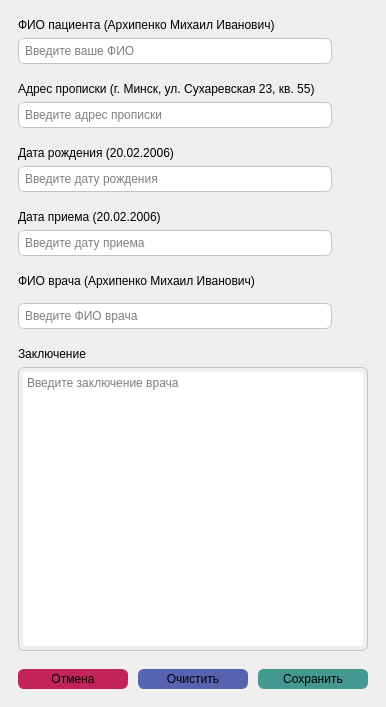
<?xml version="1.0" encoding="UTF-8"?>
<ui version="4.0">
 <class>window_of_adding_data</class>
 <widget class="QDialog" name="window_of_adding_data">
  <property name="geometry">
   <rect>
    <x>0</x>
    <y>0</y>
    <width>386</width>
    <height>707</height>
   </rect>
  </property>
  <property name="minimumSize">
   <size>
    <width>386</width>
    <height>707</height>
   </size>
  </property>
  <property name="maximumSize">
   <size>
    <width>610</width>
    <height>707</height>
   </size>
  </property>
  <property name="windowTitle">
   <string>Форма добавления</string>
  </property>
  <layout class="QVBoxLayout" name="verticalLayout">
   <property name="spacing">
    <number>0</number>
   </property>
   <property name="leftMargin">
    <number>0</number>
   </property>
   <property name="topMargin">
    <number>0</number>
   </property>
   <property name="rightMargin">
    <number>0</number>
   </property>
   <property name="bottomMargin">
    <number>0</number>
   </property>
   <item>
    <widget class="QFrame" name="frame">
     <property name="styleSheet">
      <string notr="true">border:None</string>
     </property>
     <property name="frameShape">
      <enum>QFrame::Shape::StyledPanel</enum>
     </property>
     <property name="frameShadow">
      <enum>QFrame::Shadow::Raised</enum>
     </property>
     <layout class="QVBoxLayout" name="verticalLayout_2">
      <item>
       <widget class="QFrame" name="frame_2">
        <property name="styleSheet">
         <string notr="true">border:None;</string>
        </property>
        <property name="frameShape">
         <enum>QFrame::Shape::StyledPanel</enum>
        </property>
        <property name="frameShadow">
         <enum>QFrame::Shadow::Raised</enum>
        </property>
        <layout class="QVBoxLayout" name="verticalLayout_3">
         <property name="spacing">
          <number>0</number>
         </property>
         <property name="leftMargin">
          <number>0</number>
         </property>
         <property name="topMargin">
          <number>0</number>
         </property>
         <property name="rightMargin">
          <number>0</number>
         </property>
         <property name="bottomMargin">
          <number>0</number>
         </property>
         <item>
          <widget class="QFrame" name="frame_4">
           <property name="styleSheet">
            <string notr="true">border:None;</string>
           </property>
           <property name="frameShape">
            <enum>QFrame::Shape::StyledPanel</enum>
           </property>
           <property name="frameShadow">
            <enum>QFrame::Shadow::Raised</enum>
           </property>
           <layout class="QVBoxLayout" name="verticalLayout_4">
            <item>
             <widget class="QLabel" name="__label_fio_user">
              <property name="text">
               <string>ФИО пациента (Архипенко Михаил Иванович)</string>
              </property>
             </widget>
            </item>
            <item>
             <widget class="QFrame" name="frame_10">
              <property name="frameShape">
               <enum>QFrame::Shape::StyledPanel</enum>
              </property>
              <property name="frameShadow">
               <enum>QFrame::Shadow::Raised</enum>
              </property>
              <layout class="QHBoxLayout" name="horizontalLayout_2">
               <property name="spacing">
                <number>4</number>
               </property>
               <property name="leftMargin">
                <number>0</number>
               </property>
               <property name="topMargin">
                <number>0</number>
               </property>
               <property name="rightMargin">
                <number>0</number>
               </property>
               <property name="bottomMargin">
                <number>0</number>
               </property>
               <item>
                <widget class="QLineEdit" name="__line_edit_fio_user">
                 <property name="accessibleDescription">
                  <string/>
                 </property>
                 <property name="styleSheet">
                  <string notr="true">border: 1px solid rgb(197, 197, 197);
border-radius:6px;
padding:4px;</string>
                 </property>
                 <property name="placeholderText">
                  <string>Введите ваше ФИО</string>
                 </property>
                </widget>
               </item>
               <item>
                <widget class="QPushButton" name="__button_user">
                 <property name="text">
                  <string/>
                 </property>
                 <property name="icon">
                  <iconset resource="../qrc/main_icons.qrc">
                   <normaloff>:/icons/icons/user2.png</normaloff>:/icons/icons/user2.png</iconset>
                 </property>
                 <property name="iconSize">
                  <size>
                   <width>27</width>
                   <height>27</height>
                  </size>
                 </property>
                </widget>
               </item>
              </layout>
             </widget>
            </item>
           </layout>
          </widget>
         </item>
         <item>
          <widget class="QFrame" name="frame_5">
           <property name="styleSheet">
            <string notr="true">border:None;</string>
           </property>
           <property name="frameShape">
            <enum>QFrame::Shape::StyledPanel</enum>
           </property>
           <property name="frameShadow">
            <enum>QFrame::Shadow::Raised</enum>
           </property>
           <layout class="QVBoxLayout" name="verticalLayout_5">
            <item>
             <widget class="QLabel" name="__label_address">
              <property name="text">
               <string>Адрес прописки (г. Минск, ул. Сухаревская 23, кв. 55)</string>
              </property>
             </widget>
            </item>
            <item>
             <widget class="QFrame" name="frame_11">
              <property name="frameShape">
               <enum>QFrame::Shape::StyledPanel</enum>
              </property>
              <property name="frameShadow">
               <enum>QFrame::Shadow::Raised</enum>
              </property>
              <layout class="QHBoxLayout" name="horizontalLayout_3">
               <property name="spacing">
                <number>4</number>
               </property>
               <property name="leftMargin">
                <number>0</number>
               </property>
               <property name="topMargin">
                <number>0</number>
               </property>
               <property name="rightMargin">
                <number>0</number>
               </property>
               <property name="bottomMargin">
                <number>0</number>
               </property>
               <item>
                <widget class="QLineEdit" name="__line_edit_address">
                 <property name="styleSheet">
                  <string notr="true">border: 1px solid rgb(197, 197, 197);
border-radius:6px;
padding:4px;</string>
                 </property>
                 <property name="placeholderText">
                  <string>Введите адрес прописки</string>
                 </property>
                </widget>
               </item>
               <item>
                <widget class="QPushButton" name="__button_address">
                 <property name="text">
                  <string/>
                 </property>
                 <property name="icon">
                  <iconset resource="../qrc/main_icons.qrc">
                   <normaloff>:/icons/icons/address.png</normaloff>:/icons/icons/address.png</iconset>
                 </property>
                 <property name="iconSize">
                  <size>
                   <width>27</width>
                   <height>27</height>
                  </size>
                 </property>
                </widget>
               </item>
              </layout>
             </widget>
            </item>
           </layout>
          </widget>
         </item>
         <item>
          <widget class="QFrame" name="frame_6">
           <property name="styleSheet">
            <string notr="true">border:None;</string>
           </property>
           <property name="frameShape">
            <enum>QFrame::Shape::StyledPanel</enum>
           </property>
           <property name="frameShadow">
            <enum>QFrame::Shadow::Raised</enum>
           </property>
           <layout class="QVBoxLayout" name="verticalLayout_6">
            <item>
             <widget class="QLabel" name="__label_of_birthday">
              <property name="text">
               <string>Дата рождения (20.02.2006)</string>
              </property>
             </widget>
            </item>
            <item>
             <widget class="QFrame" name="frame_12">
              <property name="frameShape">
               <enum>QFrame::Shape::StyledPanel</enum>
              </property>
              <property name="frameShadow">
               <enum>QFrame::Shadow::Raised</enum>
              </property>
              <layout class="QHBoxLayout" name="horizontalLayout_4">
               <property name="spacing">
                <number>4</number>
               </property>
               <property name="leftMargin">
                <number>0</number>
               </property>
               <property name="topMargin">
                <number>0</number>
               </property>
               <property name="rightMargin">
                <number>0</number>
               </property>
               <property name="bottomMargin">
                <number>0</number>
               </property>
               <item>
                <widget class="QLineEdit" name="__line_edit_date_of_birthday">
                 <property name="styleSheet">
                  <string notr="true">border: 1px solid rgb(197, 197, 197);
border-radius:6px;
padding:4px;</string>
                 </property>
                 <property name="placeholderText">
                  <string>Введите дату рождения</string>
                 </property>
                </widget>
               </item>
               <item>
                <widget class="QPushButton" name="__button_date_of_birthday">
                 <property name="text">
                  <string/>
                 </property>
                 <property name="icon">
                  <iconset resource="../qrc/main_icons.qrc">
                   <normaloff>:/icons/icons/date.png</normaloff>:/icons/icons/date.png</iconset>
                 </property>
                 <property name="iconSize">
                  <size>
                   <width>27</width>
                   <height>27</height>
                  </size>
                 </property>
                </widget>
               </item>
              </layout>
             </widget>
            </item>
           </layout>
          </widget>
         </item>
         <item>
          <widget class="QFrame" name="frame_7">
           <property name="frameShape">
            <enum>QFrame::Shape::StyledPanel</enum>
           </property>
           <property name="frameShadow">
            <enum>QFrame::Shadow::Raised</enum>
           </property>
           <layout class="QVBoxLayout" name="verticalLayout_7">
            <item>
             <widget class="QLabel" name="__label_of_admission">
              <property name="accessibleName">
               <string/>
              </property>
              <property name="styleSheet">
               <string notr="true">border:None;</string>
              </property>
              <property name="text">
               <string>Дата приема (20.02.2006)</string>
              </property>
             </widget>
            </item>
            <item>
             <widget class="QFrame" name="frame_13">
              <property name="frameShape">
               <enum>QFrame::Shape::StyledPanel</enum>
              </property>
              <property name="frameShadow">
               <enum>QFrame::Shadow::Raised</enum>
              </property>
              <layout class="QHBoxLayout" name="horizontalLayout_5">
               <property name="spacing">
                <number>4</number>
               </property>
               <property name="leftMargin">
                <number>0</number>
               </property>
               <property name="topMargin">
                <number>0</number>
               </property>
               <property name="rightMargin">
                <number>0</number>
               </property>
               <property name="bottomMargin">
                <number>0</number>
               </property>
               <item>
                <widget class="QLineEdit" name="__line_edit_date_of_admission">
                 <property name="styleSheet">
                  <string notr="true">border: 1px solid rgb(197, 197, 197);
border-radius:6px;
padding:4px;</string>
                 </property>
                 <property name="placeholderText">
                  <string>Введите дату приема</string>
                 </property>
                </widget>
               </item>
               <item>
                <widget class="QPushButton" name="__button_date_of_admission">
                 <property name="text">
                  <string/>
                 </property>
                 <property name="icon">
                  <iconset resource="../qrc/main_icons.qrc">
                   <normaloff>:/icons/icons/date.png</normaloff>:/icons/icons/date.png</iconset>
                 </property>
                 <property name="iconSize">
                  <size>
                   <width>27</width>
                   <height>27</height>
                  </size>
                 </property>
                </widget>
               </item>
              </layout>
             </widget>
            </item>
           </layout>
          </widget>
         </item>
         <item>
          <widget class="QFrame" name="frame_8">
           <property name="styleSheet">
            <string notr="true">border:None;</string>
           </property>
           <property name="frameShape">
            <enum>QFrame::Shape::StyledPanel</enum>
           </property>
           <property name="frameShadow">
            <enum>QFrame::Shadow::Raised</enum>
           </property>
           <layout class="QVBoxLayout" name="verticalLayout_8">
            <item>
             <widget class="QLabel" name="__label_fio_doctor">
              <property name="text">
               <string>ФИО врача (Архипенко Михаил Иванович)</string>
              </property>
             </widget>
            </item>
            <item>
             <widget class="QFrame" name="frame_14">
              <property name="frameShape">
               <enum>QFrame::Shape::StyledPanel</enum>
              </property>
              <property name="frameShadow">
               <enum>QFrame::Shadow::Raised</enum>
              </property>
              <layout class="QHBoxLayout" name="horizontalLayout_6">
               <property name="spacing">
                <number>4</number>
               </property>
               <property name="leftMargin">
                <number>0</number>
               </property>
               <property name="rightMargin">
                <number>0</number>
               </property>
               <property name="bottomMargin">
                <number>0</number>
               </property>
               <item>
                <widget class="QLineEdit" name="__line_edit_doctor">
                 <property name="styleSheet">
                  <string notr="true">border: 1px solid rgb(197, 197, 197);
border-radius:6px;
padding:4px;</string>
                 </property>
                 <property name="placeholderText">
                  <string>Введите ФИО врача</string>
                 </property>
                </widget>
               </item>
               <item>
                <widget class="QPushButton" name="__button_doctor">
                 <property name="text">
                  <string/>
                 </property>
                 <property name="icon">
                  <iconset resource="../qrc/main_icons.qrc">
                   <normaloff>:/icons/icons/doctor2.png</normaloff>:/icons/icons/doctor2.png</iconset>
                 </property>
                 <property name="iconSize">
                  <size>
                   <width>27</width>
                   <height>27</height>
                  </size>
                 </property>
                </widget>
               </item>
              </layout>
             </widget>
            </item>
           </layout>
          </widget>
         </item>
         <item>
          <widget class="QFrame" name="frame_9">
           <property name="frameShape">
            <enum>QFrame::Shape::StyledPanel</enum>
           </property>
           <property name="frameShadow">
            <enum>QFrame::Shadow::Raised</enum>
           </property>
           <layout class="QVBoxLayout" name="verticalLayout_9">
            <item>
             <widget class="QLabel" name="__label_doctor_promt">
              <property name="styleSheet">
               <string notr="true">border:None;</string>
              </property>
              <property name="text">
               <string>Заключение</string>
              </property>
             </widget>
            </item>
            <item>
             <widget class="QTextEdit" name="__text_edit_doctor_promt">
              <property name="styleSheet">
               <string notr="true">border: 1px solid rgb(197, 197, 197);
border-radius:6px;
padding:4px;</string>
              </property>
              <property name="placeholderText">
               <string>Введите заключение врача</string>
              </property>
             </widget>
            </item>
           </layout>
          </widget>
         </item>
         <item>
          <widget class="QFrame" name="frame_3">
           <property name="styleSheet">
            <string notr="true">border:None
</string>
           </property>
           <property name="frameShape">
            <enum>QFrame::Shape::StyledPanel</enum>
           </property>
           <property name="frameShadow">
            <enum>QFrame::Shadow::Raised</enum>
           </property>
           <layout class="QHBoxLayout" name="horizontalLayout">
            <property name="spacing">
             <number>10</number>
            </property>
            <item>
             <widget class="QPushButton" name="__button_cancel">
              <property name="styleSheet">
               <string notr="true">background-color:rgb(193, 35, 90);
border : 1px solid  rgb(193, 35, 90);
border-radius:6px;
padding:2px 4px;</string>
              </property>
              <property name="text">
               <string>Отмена</string>
              </property>
             </widget>
            </item>
            <item>
             <widget class="QPushButton" name="__button_clear">
              <property name="styleSheet">
               <string notr="true">background-color:rgb(87, 99, 177);
border:1px solid rgb(87, 99, 177);;
border-radius:6px;
padding:2px 4px;</string>
              </property>
              <property name="text">
               <string>Очистить</string>
              </property>
             </widget>
            </item>
            <item>
             <widget class="QPushButton" name="__button_save">
              <property name="styleSheet">
               <string notr="true">background-color:rgb(67, 153, 143);
border:1px solid rgb(67, 153, 143);
border-radius:6px;
padding:2px 4px;</string>
              </property>
              <property name="text">
               <string>Сохранить</string>
              </property>
             </widget>
            </item>
           </layout>
          </widget>
         </item>
        </layout>
       </widget>
      </item>
     </layout>
    </widget>
   </item>
  </layout>
 </widget>
 <resources>
  <include location="../qrc/main.qrc"/>
  <include location="../qrc/main_icons.qrc"/>
 </resources>
 <connections/>
</ui>
